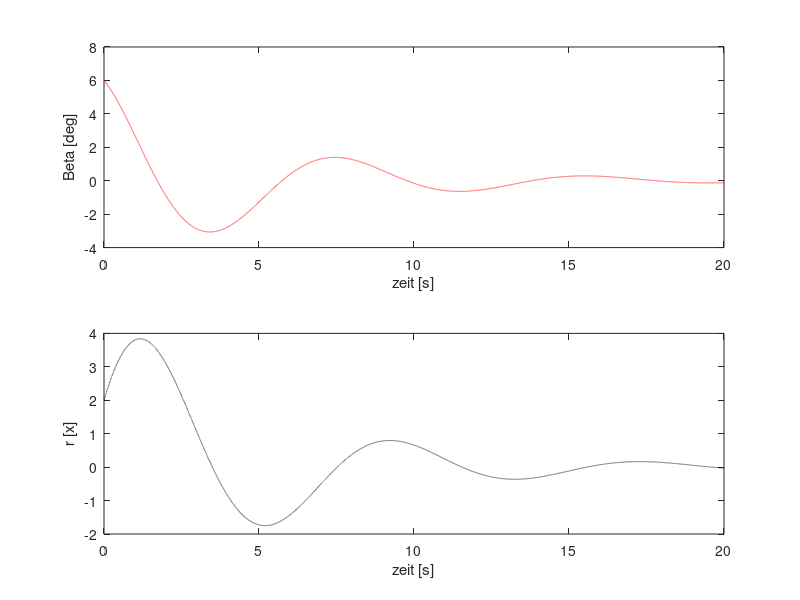

Reproduce this figure in MATLAB.
clear 
clc

Y_beta = -2.3775;
Y_r = 0.7529;
N_beta = 0.64;
N_r = -0.34;
u0 = 47;
Y_del_rud = -1.6;
N_del_rud = 0.616;

A = [Y_beta/u0 -(1-Y_r/u0); N_beta N_r];

B = [Y_del_rud;N_del_rud];

C = eye(size(A));

D = zeros(size(B));


[EV, L] = eig(A);

%Anfangswerte
beta_0 = deg2rad(6); %sideslip

r_0 = deg2rad(2); %yaw rate


%Konstate Ci
B_eq = [beta_0; r_0]
% A_eq = EV
C_eq = EV \ B_eq

% grafische Darstellung
dauer = 20; %sim dauer in sek
delta = 0.001; % dt

t = 0:delta:dauer;

beta = rad2deg(C_eq(1) * EV(1,1) * exp(L(1,1)*t) + C_eq(2) * EV(1,2) * exp(L(2,2)*t)); 
r    = rad2deg(C_eq(1) * EV(2,1) * exp(L(1,1)*t) + C_eq(2) * EV(2,2) * exp(L(2,2)*t)) ;


%plot
subplot(2,1,1)
plot(t,beta,'-.r')
xlabel("zeit [s]")
ylabel("Beta [deg]")
subplot(2,1,2)
plot(t,r,'--k')
xlabel("zeit [s]")
ylabel("r [x]")
